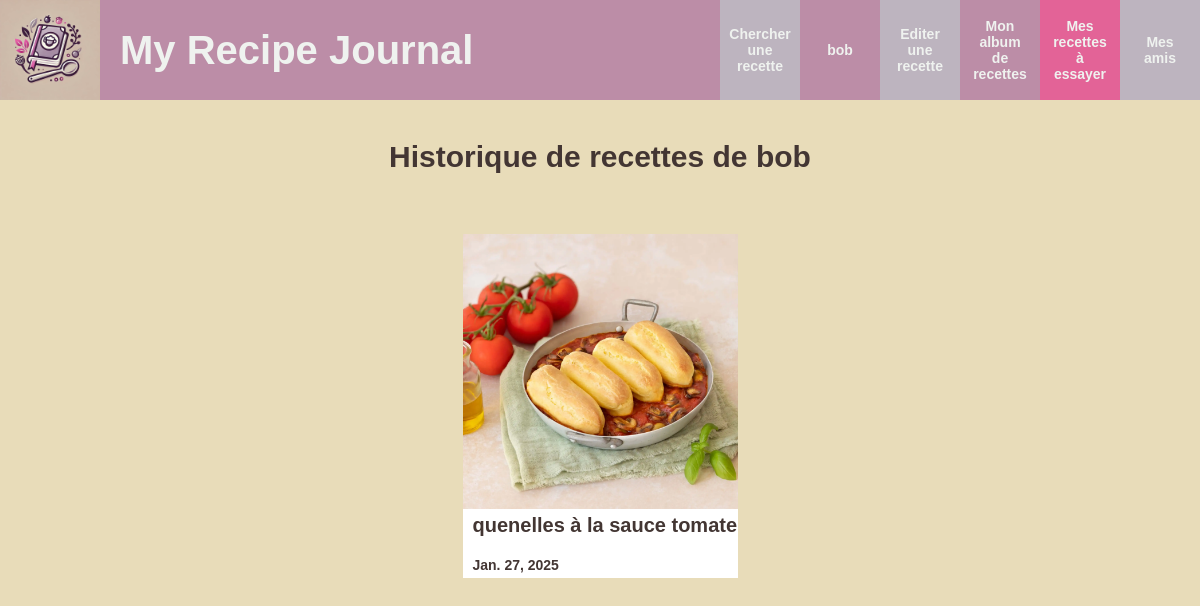
The page /show-recipe-collection?collection_model=RecipeHistoryEntry&member_id=1 (signed in) on the database its author committed.
### recipe_journal/models.py (models this page shows, shortened)
class Member(models.Model):
    username = models.CharField(max_length=100)
    password = models.CharField(max_length=60)
    friends = models.ManyToManyField('self', symmetrical=False, related_name='connected_to', blank=True)

class BaseRecipeCollectionEntry(models.Model):
    member = models.ForeignKey('Member', on_delete=models.CASCADE)
    recipe = models.ForeignKey('Recipe', on_delete=models.CASCADE)
    saving_date = models.DateField(default=date.today)
    personal_note = models.TextField(null=True, blank=True)
    class Meta:
        abstract = True

class RecipeHistoryEntry(BaseRecipeCollectionEntry):
    collection_title = "Historique de recettes"

class Recipe(models.Model):
    CATEGORY_CHOICES = [
        ("entrée", "entrée"),
        ("plat", "plat principal"),
        ("dessert", "dessert"),
    ]
    title = models.CharField(max_length=100)
    category = models.CharField(max_length=20, choices=CATEGORY_CHOICES)
    source = models.CharField(max_length=100, null=True, blank=True)
    url_link = models.CharField(max_length=100, null=True, blank=True)
    short_description = models.TextField(null=True, blank=True)
    content = models.TextField(null=True, blank=True)
    recipe_ingredient = models.ManyToManyField('RecipeIngredient', blank=True)
    cooking_time = models.IntegerField(null=True, blank=True)
    cooking_preparation = models.IntegerField(null=True, blank=True)
    resting_time = models.IntegerField(null=True, blank=True)
    tags = models.ManyToManyField('Tag', blank=True)
    edition_date = models.DateField(default=date.today)
    image = models.ImageField(upload_to="recipe_images/", null=True, blank=True)

### recipe_journal/views/web.py (the view)
# urls.py: path("show-recipe-collection", show_recipe_collection),
def show_recipe_collection(request):
    logged_user = ut.get_logged_user(request)
    if not logged_user:
        return redirect("/login")
    if not (request.method == "GET" and "collection_model" in request.GET and "member_id" in request.GET):
        return redirect("/welcome")
    collection_model_name = request.GET["collection_model"]
    model_map = {
            "RecipeAlbumEntry": RecipeAlbumEntry,
            "RecipeToTryEntry": RecipeToTryEntry,
            "RecipeHistoryEntry": RecipeHistoryEntry
        }
    collection_model = model_map.get(collection_model_name)
    if not collection_model:
        return redirect("/welcome")
    member_id = request.GET["member_id"]
    member = Member.objects.get(id=member_id)
    recipe_entries = ut.get_recipe_entries_for_member(collection_model, member)
    if recipe_entries is None:
        return redirect("/welcome")
    context = {
        "logged_user": logged_user,
        "member": member,
        "recipe_entries": recipe_entries,
        "collection_model": collection_model,
        "collection_model_name": collection_model_name,
        "MEDIA_URL": settings.MEDIA_URL,
    }
    return render(request, "show_recipe_collection.html", context)

### recipe_journal/utils/utils.py (called while the page is built)
def get_logged_user(request):
    if "logged_user_id" in request.session:
        logged_user_id = request.session["logged_user_id"]
        return Member.objects.get(id=logged_user_id)
    else:
        return None

def get_recipe_entries_for_member(collection_model, member):
    if collection_model:
        if collection_model.__name__ == "RecipeHistoryEntry":
            return collection_model.objects.filter(member=member).order_by("-saving_date")
        else:
            return collection_model.objects.filter(member=member).order_by("recipe__title")
    return None

### templates/show_recipe_collection.html (shortened to what this page needs)
{% extends "base.html" %}
{% load static %}
{% block head %}
<link rel="stylesheet" type="text/css" href="{% static 'css/style_base.css' %}" />
<link rel="stylesheet" type="text/css" href="{% static 'css/style_show_recipe_collection.css' %}" />
{% endblock %}
{% block bodyId %}showRecipeCollectionGenericPage{% endblock %}
{% block content %}
<div class="section-title">
    <h1>{{ collection_model.collection_title }} de {{ member.username }}</h1>
</div>
<section class="thumbnail-recipes">
{% for entry in recipe_entries %}
    <div class="recipe-content">
        <div class="img-placeholder">
        <img class="recipe-img" src="{{ MEDIA_URL }}{{ entry.recipe.image }}" alt="{{ entry.recipe.title }}">
        </div>
        {% if  collection_model_name == "RecipeAlbumEntry" or collection_model_name == "RecipeToTryEntry" %}
        <div class="recipe-description">
            <h3><a id="title" href="show-recipe?recipeId={{ entry.recipe.id }}">{{ entry.recipe.title }}</a></h3>
            <div class="recipe-metrix">
                <dl>
                    <dt>Préparation</dt>
                    <dt>Cuisson</dt>
                    <dt>Repos</dt>
                    <dd> {{ entry.recipe.cooking_preparation }} min</dd>
                    <dd> {{ entry.recipe.cooking_time }} min</dd>
                    <dd> {{ entry.recipe.resting_time }} min</dd>
                </dl>
            </div>
        </div>
        {% elif collection_model_name == "RecipeHistoryEntry" %}
        <div class="recipe-description-history">
            <h3><a id="title" href="show-recipe?recipeId={{ entry.recipe.id }}">{{ entry.recipe.title }}</a></h3>
            <div class="recipe-metrix">
                <p> {{ entry.saving_date }} </p>
            </div>
        {% endif %}
        </div>
    </div>
{% endfor %}
</section>
{% endblock %}

### templates/base.html (shortened to what this page needs)
{% load static %}
<!DOCTYPE html>
<html>
    <head>
        <link rel="stylesheet" type="text/css" href="{% static 'css/style_base.css' %}" />
        {% block head %}{% endblock %}
    </head>
    <body id="{% block bodyId %}genericPage{% endblock %}">
        <header>
            {% block headerContent %}
            <h1>My Recipe Journal</h1>
            <ul id="header-link-list">
                <li>
                    <a class="header-link not-implemented">Chercher une recette</a>
                </li>
                <li>
                    {% if not logged_user %}
                    <a class="header-link" href="login">Me connecter</a>
                    {% else %}
                    <div class="dropdown">
                        <a class="header-link" id="login" href="welcome">{{ logged_user.username }}</a>
                    </div>
                    {% endif %}
                </li>
                <li><a class="header-link" href="add-recipe">Editer une recette</a></li>
                <li><a class="header-link" href="/show-recipe-collection?collection_model=RecipeAlbumEntry&member_id={{ logged_user.id }}">Mon album de recettes</a></li>
                <li><a class="header-link" href="/show-recipe-collection?collection_model=RecipeToTryEntry&member_id={{ logged_user.id }}">Mes recettes à essayer</a></li>
                <li><a class="header-link" href="/add-friend">Mes amis</a></li>
            </ul>
            {% endblock %}
        </header>
        <main>
            {% block content %}{% endblock %}
        </main>
    </body>
 </html>

### static/css/style_base.css (style rules this page uses)
:root { --couleur-primaire: #BC8DA7; --couleur-secondaire: #BDB4BF; --couleur-tertiaire: #D9D9D9; --couleur-texte-secondaire: #EFF2EF; --couleur-texte-principale: #433633; --couleur-accent: #E36397; --couleur-fond: #E8DCB9; }
body { display: flex; flex-direction: column; justify-content: flex-start; align-items: center; color: var(--couleur-texte-principale); width: 100%; min-height: 100vh; margin: 0px; font-family: 'Arial', sans-serif; font-size: 14px; background-color: var(--couleur-fond); }
header { display: flex; justify-content: center; align-items: center; height: 100px; width: 100%; max-width: 1200px; background: var(--couleur-primaire) url("../img/logo.webp") no-repeat; background-size: auto 100px; }
main { display: flex; flex-direction: column; justify-content: flex-start; align-items: center; width: 100%; max-width: 1200px; }
header h1 { width: 100%; font-size: 40px; box-sizing: border-box; padding-left: 120px; white-space: nowrap; color: var(--couleur-texte-secondaire); }
main h1 { font-size: 30px; }
main h3 { font-size: 20px; }
header ul { display: flex; justify-content: flex-end; align-items: center; width:50%; height: 100px; list-style-type: none; padding: 0; margin: 0; }
h2 a, h3 a { text-decoration: none; color: inherit; font-size: inherit; font-weight: inherit; }
.header-link { all: unset; display: flex; align-items: center; justify-content: center; text-align: center; height: 100px; width: 80px; box-sizing: border-box; padding: 10px 10px; border: none; font-weight: bold; text-decoration: none; cursor: pointer; color: var(--couleur-texte-secondaire); }
.dropdown { position: relative; display: flex; }
.section-title { text-align: center; margin: 20px 0px 40px 0px; }
#header-link-list li:nth-child(1) { background-color: var(--couleur-secondaire); }
#header-link-list li:nth-child(2) { background-color: var(--couleur-primaire); }
#header-link-list li:nth-child(3) { background-color: var(--couleur-secondaire); }
#header-link-list li:nth-child(4) { background-color: var(--couleur-primaire); }
#header-link-list li:nth-child(5) { background-color: var(--couleur-accent); }
#header-link-list li:nth-child(6) { background-color: var(--couleur-secondaire); }

### static/css/style_show_recipe_collection.css (style rules this page uses)
h3 { margin: 5px 0px 10px 0px; }
.thumbnail-recipes { display: flex; align-items: flex-start; justify-content: center; flex-wrap: wrap; box-sizing: border-box; width: 95%; gap: 10px; }
.recipe-content { box-sizing: border-box; width: calc(25% - 10px); min-width: 220px; }
.img-placeholder { display: flex; align-items: center; justify-content: center; width: 100%; min-height: 100px; background-color: var(--couleur-tertiaire); }
.recipe-img { width: 100%; height: auto; }
.recipe-metrix { width: 100%; }
.recipe-description-history { display: flex; flex-direction: column; justify-content: center; align-items: flex-start; box-sizing: border-box; padding: 0px 10px 5px 10px; gap: 10px; white-space: nowrap; background-color: #FFFFFF; }
.recipe-description-history p { font-weight: bold; margin: 0; }

### rows shown on the page
Member: username "bob"
RecipeHistoryEntry: recipe.image (picture), recipe "quenelles à la sauce tomate", saving_date "Jan. 27, 2025"

### other values the page prints
{{ collection_model.collection_title }} "Historique de recettes"
